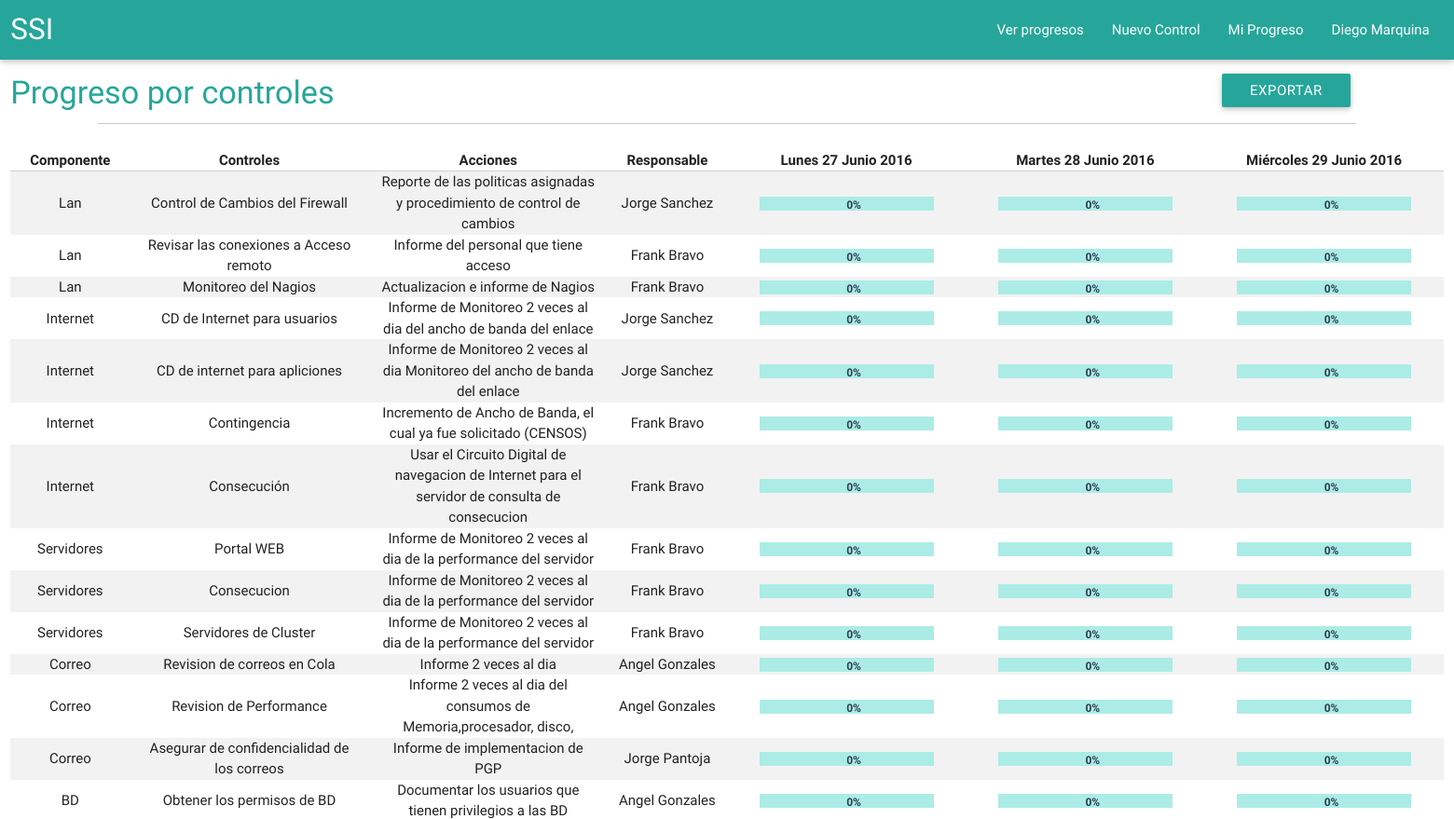
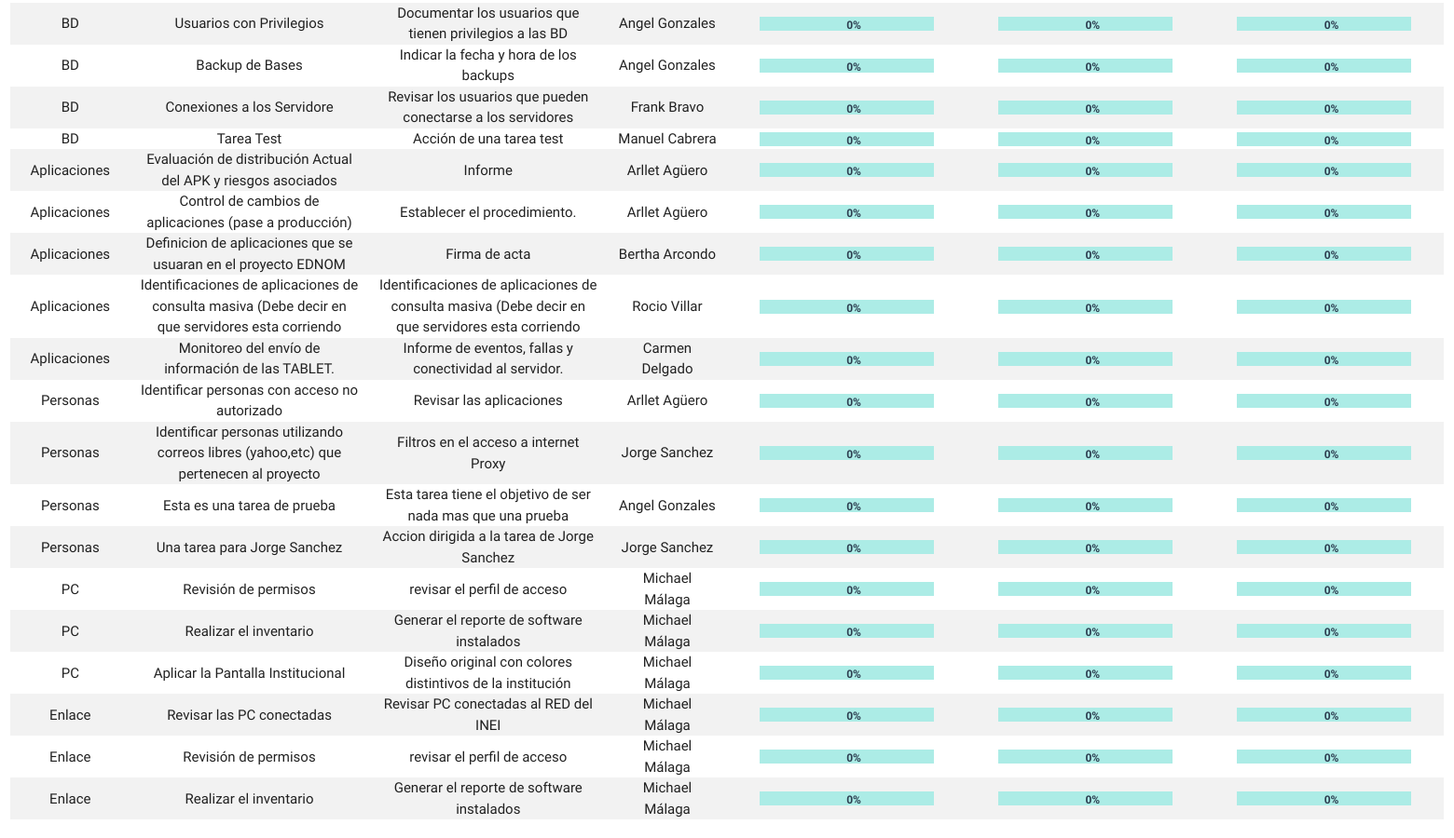
/tasks/show_all_tasks (signed in), run on the app's committed database (2 pictures, top to bottom).
### userprofiles/models.py (models this page shows, shortened)
class Userprofile(AbstractBaseUser):
    email = models.EmailField(
        verbose_name='email address',
        max_length=255,
        unique=True,
    )
    name = models.CharField(max_length=255)
    lastname = models.CharField(max_length=255)
    is_active = models.BooleanField(default=True)
    is_admin = models.BooleanField(default=False)
    objects = UserprofileManager()
    USERNAME_FIELD = 'email'
    REQUIRED_FIELDS = ['name','lastname']
    def __str__(self):              # __unicode__ on Python 2
        return self.name + " " + self.lastname

### components/models.py (models this page shows)
class Component(models.Model):
	name = models.CharField(max_length=255)
	def __str__(self):
		return self.name
	class Meta:
		ordering = ('id',)

### tasks/models.py (models this page shows, shortened)
class Task(models.Model):
	name = models.CharField(max_length=255)
	actions = models.CharField(max_length=255)
	observations = models.CharField(max_length=255)
	responsable = models.ForeignKey(Userprofile,verbose_name='responsable')
	component = models.ForeignKey(Component,verbose_name='componente')
	class Meta:
		ordering = ('id',)

### tasks/views.py (the view)
# urls.py: url(r'^tasks/show_all_tasks$', views.showAllTasks, name="showalltasks"),
def showAllTasks(request):
	taskdata=[]
	tasks = Task.objects.order_by('component')
	today = datetime.now()
	yesterday = today - timedelta(days=1)
	beforeyesterday = yesterday - timedelta(days=1)
	for t in tasks:
		todayvalue = progressValue(t,today)
		yesterdayvalue = progressValue(t,yesterday)
		beforeyesterdayvalue = progressValue(t,beforeyesterday)
		data={'id':t.id,
		'component':t.component,
		'name':t.name,
		'actions':t.actions,
		'responsable':t.responsable,
		'todayvalue':todayvalue,
		'yesterdayvalue':yesterdayvalue,
		'beforeyesterdayvalue':beforeyesterdayvalue,
		}
		taskdata.append(data)
	context={'taskdata' : taskdata}
	context['todaydate']=today
	context['yesterdaydate']=yesterday
	context['beforeyesterdaydate']=beforeyesterday
	return render(request, 'tasks/show_all_tasks.html', context)

### tasks/views.py (called while the page is built)
def progressValue(task,daydate):
	totalValue=0
	try:
		progress = Progress.objects.get(task=task,date=daydate)
		totalValue = progress.value
	except Progress.DoesNotExist:
		totalValue = 0
	return totalValue

### templates/tasks/show_all_tasks.html (shortened to what this page needs)
{% extends "base.html" %}
{% block content %}
<div class="row">
	<div class="col s6">
		<h4>Progreso por controles</h4>
	</div>
	<div class="col s6 push-s4" style="top:15px">
		<a class="btn waves-effect waves-light" onclick="exportTo('xls');" href="javascript://">Exportar</a>
	</div>
	<hr>
</div>
<div class="row ">
	<div class="col m12">
		<table  class="table centered striped">
			<thead>
				<tr class="valign-wrapper">
					<th class="valign col m1" data-field="id">Componente</th>
					<th class="valign col m2" data-field="name">Controles</th>
					<th class="valign col m2" data-field="name">Acciones</th>
					<th class="valign col m1" data-field="name">Responsable</th>
					<th class="valign col m2" data-field="price">{{beforeyesterdaydate|date:"l d F Y"}}</th>
					<th class="valign col m2" data-field="price">{{yesterdaydate|date:"l d F Y"}}</th>
					<th class="valign col m2" data-field="price">{{todaydate|date:"l d F Y"}}</th>
				</tr>
			</thead>
			<tbody>
			{% for t in taskdata %}
				<tr class="valign-wrapper">
					<td class="valign col m1 ">{{t.component}}</td>
					<td class="valign col m2">{{t.name}}</td>
					<td class="valign col m2">{{t.actions}}</td>
					<td class="valign col m1">{{t.responsable}}</td>
					<td class="valign col m2">
						<div id="{{t.id}}beforeyesterday" class="componentprogress">
						    <label id="status{{t.id}}beforeyesterday" class="progressstatus">{{t.beforeyesterdayvalue}}%</label>
						</div>
					</td>
					<td class="valign col m2">
						<div id="{{t.id}}yesterday" class="componentprogress">
						    <label id="status{{t.id}}yesterday" class="progressstatus">{{t.yesterdayvalue}}%</label>
						</div>
					</td>
					<td class="valign col m2">
						<div id="{{t.id}}today" class="componentprogress">
							<label id="status{{t.id}}today" class="progressstatus">{{t.todayvalue}}%</label>
						</div>
					</td>
				</tr>
			{% endfor %}
			</tbody>
		</table>
	</div>
</div>
{% endblock  %}

### templates/base.html (shortened to what this page needs)
<!DOCTYPE html>
<html lang="es">
<head>
	{% load staticfiles %}
	<link rel="stylesheet" type="text/css" href="{% static 'css/materialize.css' %}">
	<link rel="stylesheet" type="text/css" href="{% static 'css/app.css' %}">
</head>
<body>
	<nav>
		<div class="row">
		    <div class="nav-wrapper">
		    	<div class="col s12">
			      	<a href="#" class="brand-logo">SSI</a>
			      	<ul id="nav-mobile" class="right hide-on-med-and-down">
			      		{% if user.is_admin %}
			        	<li><a class="dropdown-button" href="#" data-activates="dropdown_progresos">Ver progresos</a></li>
			        	<li><a class="a-contrast" href="{% url "tasks:createtask" %}">Nuevo Control</a></li>
			        	{% endif %}
			        	{% if user.is_authenticated %}
						<li><a href="{% url "progress:showprogress" %}" class ="a-contrast">Mi Progreso</a></li>
			        	<li><a class="dropdown-button" href="#" data-activates="dropdown_user">{{ user.name }} {{ user.lastname }}</a></li>
						{% else %}
						<a class="a-contrast" href="{% url "userprofiles:signin" %}">Iniciar Sesión</a>
						{% endif %}
			      	</ul>
		    	</div>
		    </div>
		</div>
	</nav>
	<section class="body-container">
	{% block content %}
	{% endblock %}
	</section>
</body>
</html>

### static/css/app.css (style rules this page uses)
.componentprogress { position: relative; width: 80%; height: 15px; background-color: #ACECE6; margin: auto; }
.progressstatus { text-align: center; font-size: 12px; font-weight: bold; color: #2c3e50; z-index: 2; }
.progressstatus, .componentbar { display: inline; position: absolute; margin: auto; }
hr { max-width: 90rem; height: 0; border-right: 0; border-top: 0; border-bottom: 1px solid #cacaca; border-left: 0; clear: both; }
h1, h2, h3, h4, h5 { color : #26a69a; }

### data on the page
Userprofile: name "Diego", lastname "Marquina"
Component: component "Lan", name "Control de Cambios del Firewall", actions "Reporte de las politicas asignadas y procedimiento de control de cambios", responsable "Jorge Sanchez", beforeyesterdayvalue "0", yesterdayvalue "0", todayvalue "0", name "Revisar las conexiones a Acceso remoto", actions "Informe del personal que tiene acceso", responsable "Frank Bravo", name "Monitoreo del Nagios", actions "Actualizacion e informe de Nagios"
Component: component "Internet", name "CD de Internet para usuarios", actions "Informe de Monitoreo 2 veces al dia del ancho de banda del enlace", responsable "Jorge Sanchez", beforeyesterdayvalue "0", yesterdayvalue "0", todayvalue "0", name "CD de internet para apliciones", actions "Informe de Monitoreo 2 veces al dia Monitoreo del ancho de banda del enlace", name "Contingencia", actions "Incremento de Ancho de Banda, el cual ya fue solicitado (CENSOS)", responsable "Frank Bravo", name "Consecución", actions "Usar el Circuito Digital de navegacion de Internet para el servidor de consulta de consecucion"
Component: component "Servidores", name "Portal WEB", actions "Informe de Monitoreo 2 veces al dia de la performance del servidor", responsable "Frank Bravo", beforeyesterdayvalue "0", yesterdayvalue "0", todayvalue "0", name "Consecucion", name "Servidores de Cluster"
Component: component "Correo", name "Revision de correos en Cola", actions "Informe 2 veces al dia", responsable "Angel Gonzales", beforeyesterdayvalue "0", yesterdayvalue "0", todayvalue "0", name "Revision de Performance", actions "Informe 2 veces al dia del consumos de Memoria,procesador, disco,", name "Asegurar de confidencialidad de los correos", actions "Informe de implementacion de PGP", responsable "Jorge Pantoja"
Component: component "BD", name "Obtener los permisos de BD", actions "Documentar los usuarios que tienen privilegios a las BD", responsable "Angel Gonzales", beforeyesterdayvalue "0", yesterdayvalue "0", todayvalue "0", name "Usuarios con Privilegios", name "Backup de Bases", actions "Indicar la fecha y hora de los backups", name "Conexiones a los Servidore", actions "Revisar los usuarios que pueden conectarse a los servidores", responsable "Frank Bravo", name "Tarea Test", actions "Acción de una tarea test", responsable "Manuel Cabrera"
Component: component "Aplicaciones", name "Evaluación de distribución Actual del APK y riesgos asociados", actions "Informe", responsable "Arllet Agüero", beforeyesterdayvalue "0", yesterdayvalue "0", todayvalue "0", name "Control de cambios de aplicaciones (pase a producción)", actions "Establecer el procedimiento.", name "Definicion de aplicaciones que se usuaran en el proyecto EDNOM", actions "Firma de acta", responsable "Bertha Arcondo", name "Identificaciones de aplicaciones de consulta masiva (Debe decir en que servidores esta corriendo", actions "Identificaciones de aplicaciones de consulta masiva (Debe decir en que servidores esta corriendo", responsable "Rocio Villar", name "Monitoreo del envío de información de las TABLET.", actions "Informe de eventos, fallas y conectividad al servidor.", responsable "Carmen Delgado"
Component: component "Personas", name "Identificar personas con acceso no autorizado", actions "Revisar las aplicaciones", responsable "Arllet Agüero", beforeyesterdayvalue "0", yesterdayvalue "0", todayvalue "0", name "Identificar personas utilizando correos libres (yahoo,etc) que pertenecen al proyecto", actions "Filtros en el acceso a internet Proxy", responsable "Jorge Sanchez", name "Esta es una tarea de prueba", actions "Esta tarea tiene el objetivo de ser nada mas que una prueba", responsable "Angel Gonzales", name "Una tarea para Jorge Sanchez", actions "Accion dirigida a la tarea de Jorge Sanchez"
Component: component "PC", name "Revisión de permisos", actions "revisar el perfil de acceso", responsable "Michael Málaga", beforeyesterdayvalue "0", yesterdayvalue "0", todayvalue "0", name "Realizar el inventario", actions "Generar el reporte de software instalados", name "Aplicar la Pantalla Institucional", actions "Diseño original con colores distintivos de la institución"
Component: component "Enlace", name "Revisar las PC conectadas", actions "Revisar PC conectadas al RED del INEI", responsable "Michael Málaga", beforeyesterdayvalue "0", yesterdayvalue "0", todayvalue "0", name "Revisión de permisos", actions "revisar el perfil de acceso", name "Realizar el inventario", actions "Generar el reporte de software instalados"

### other printed values
{{ beforeyesterdaydate|date:"l d F Y" }} "Lunes 27 Junio 2016"
{{ yesterdaydate|date:"l d F Y" }} "Martes 28 Junio 2016"
{{ todaydate|date:"l d F Y" }} "Miércoles 29 Junio 2016"
